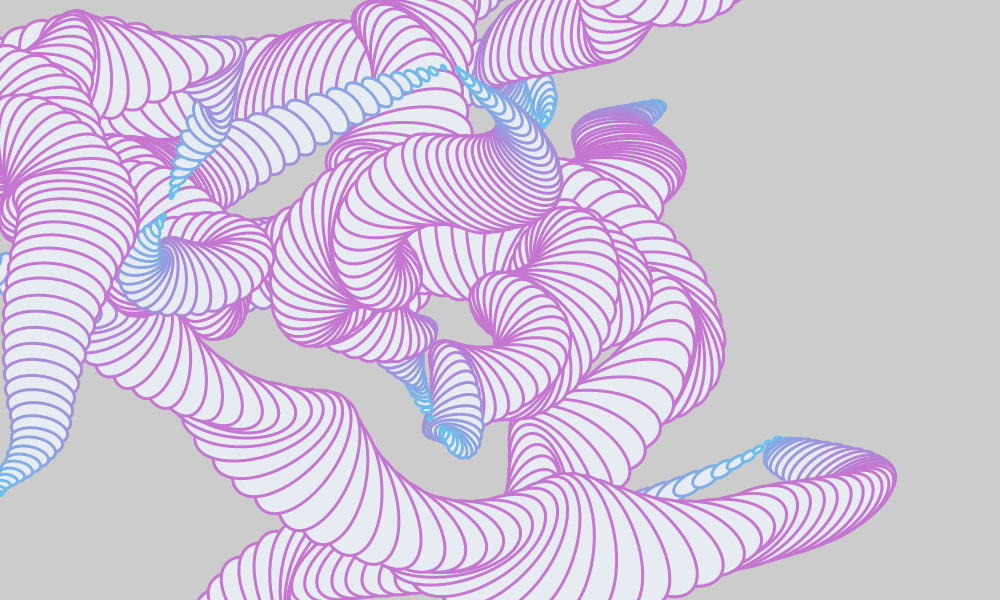
Frame 1 (no input)
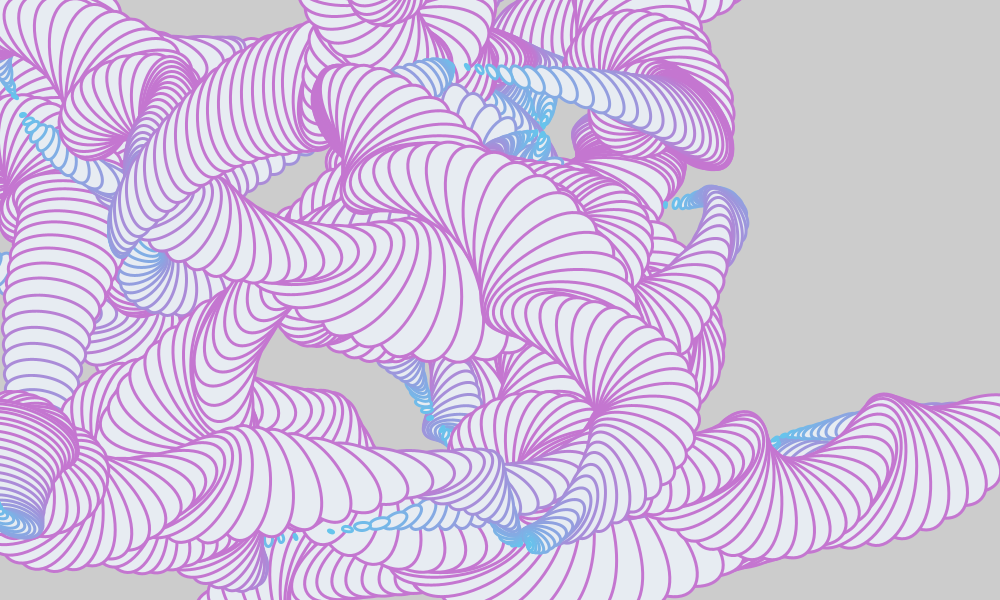
Frame 2 (the mouse pressed at the canvas centre, redrawn once)

The Processing sketch that drew these frames (run headless with seeded random() and noise(); the mouse was pressed at the canvas centre and the sketch redrawn once):

// Processing sketch: visual_tourmaline
// ── visual_tourmaline.pde
color colorA;
color colorB;
color bg;
int t = 0;

float delta = .2;

color[] palette = {#F565A3, #61C8EE, #ECDE50, #C476D0, #3663C3};

void setup() {
    size(1000, 600);
    pixelDensity(1);

    
    colorA = color(palette[int(random(palette.length))]);
    colorB = color(palette[int(random(palette.length))]);
    bg = color(#E7ECF2);
    
    noLoop();
}

void draw() {
    for (int i = 0; i < 180 * 5; i++) {
        float dx = map(noise(i * .01),        0, 1, -width * delta, width * (1+delta));
        float dy = map(noise(i * .01 + 1000), 0, 1, -height * delta, height * (1 + delta));
        
        float rotation = 300 * abs(sin(radians(i)));
        float diameter = 150 * abs(sin(radians(i * 2)));
                
        color c = lerpColor(colorB, colorA, diameter / 100);
        stroke(c);
        fill(bg);
        
        strokeWeight(3);
        
        float x = dx + rotation * cos(radians(t));
        float y = dy + rotation * sin(radians(t));
        
        pushMatrix();
        translate(x, y);
        rotate(radians(t * 13));
        ellipse(0, 0, diameter, diameter * .5);
        //line(diameter, 0, 0, diameter * .5);
        popMatrix();
        
        t += 2 * abs(sin(radians(i)));
    }
}
